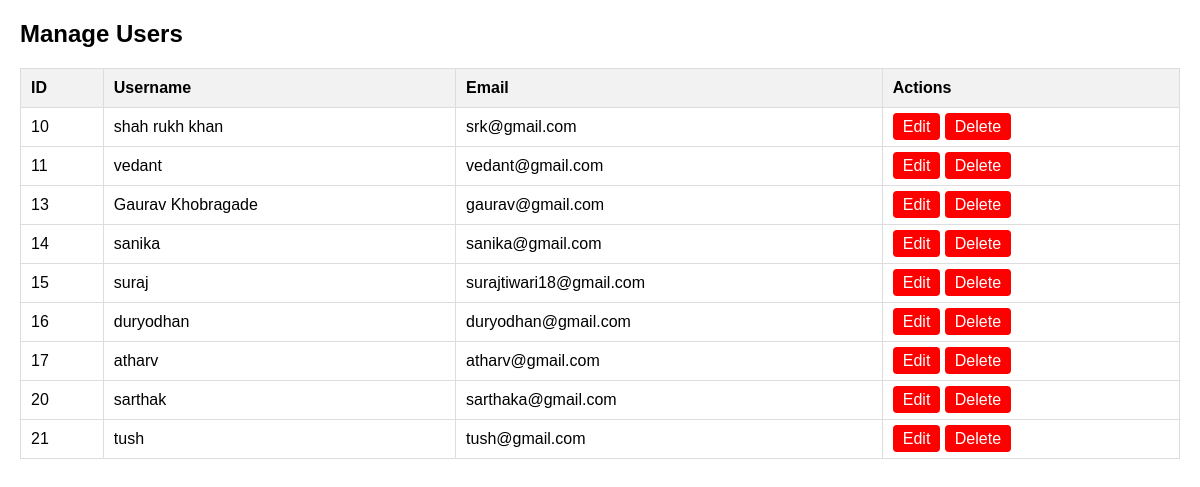
The page /manage_users.php on the database its author committed.
### tables this page shows
CREATE TABLE `users` (
  `id` int(11) NOT NULL,
  `name` varchar(255) NOT NULL,
  `email` varchar(255) NOT NULL,
  `password` varchar(255) NOT NULL,
  `created` datetime NOT NULL,
  `modified` datetime NOT NULL
);

### manage_users.php (the view, shortened to what this page needs)
<?php
$conn = new mysqli("localhost", "root", "", "project");
$query = "SELECT * FROM users";
$result = $conn->query($query);
?>
<!DOCTYPE html>
<html>
<head>
</head>
<body>
    <h2>Manage Users</h2>
    <table>
        <tr>
            <th>ID</th>
            <th>Username</th>
            <th>Email</th>
            <th>Actions</th>
        </tr>
        <?php if ($result->num_rows > 0): ?>
            <?php while ($row = $result->fetch_assoc()): ?>
                <tr>
                    <td><?php echo $row['id']; ?></td>
                    <td><?php echo $row['name']; ?></td>
                    <td><?php echo $row['email']; ?></td>
                    <td>
                        <a href="edit_users.php?id=<?php echo $row['id']; ?>" class="btn btn-edit">Edit</a>
                        <a href="manage_users.php?delete=<?php echo $row['id']; ?>" class="btn btn-delete" onclick="return confirm('Are you sure?')">Delete</a>
                    </td>
                </tr>
            <?php endwhile; ?>
        <?php else: ?>
            <tr>
                <td colspan="4">No users found!</td>
            </tr>
        <?php endif; ?>
    </table>
</body>
</html>

### manage_users.php (style rules this page uses)
body { font-family: Arial, sans-serif; margin: 20px; }
table { width: 100%; border-collapse: collapse; margin-top: 20px; }
table, th, td { border: 1px solid #ddd; }
th, td { padding: 10px; text-align: left; }
th { background-color: #f2f2f2; }
.btn { padding: 5px 10px; text-decoration: none; color: white; border-radius: 4px; }
.btn-delete { background-color: red; }
.btn-edit { background-color: red; }

### rows shown on the page
users: id "10", name "shah rukh khan", email "srk@gmail.com"
users: id "11", name "vedant", email "vedant@gmail.com"
users: id "13", name "Gaurav Khobragade", email "gaurav@gmail.com"
users: id "14", name "sanika", email "sanika@gmail.com"
users: id "15", name "suraj", email "surajtiwari18@gmail.com"
users: id "16", name "duryodhan", email "duryodhan@gmail.com"
users: id "17", name "atharv", email "atharv@gmail.com"
users: id "20", name "sarthak", email "sarthaka@gmail.com"
users: id "21", name "tush", email "tush@gmail.com"
